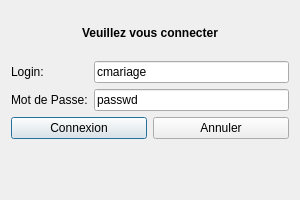
<?xml version="1.0" encoding="UTF-8"?>
<ui version="4.0">
 <class>Connexion</class>
 <widget class="QDialog" name="Connexion">
  <property name="geometry">
   <rect>
    <x>0</x>
    <y>0</y>
    <width>300</width>
    <height>200</height>
   </rect>
  </property>
  <property name="minimumSize">
   <size>
    <width>300</width>
    <height>200</height>
   </size>
  </property>
  <property name="maximumSize">
   <size>
    <width>300</width>
    <height>200</height>
   </size>
  </property>
  <property name="windowTitle">
   <string>Ldc Connexion</string>
  </property>
  <layout class="QVBoxLayout" name="verticalLayout_2">
   <item>
    <layout class="QVBoxLayout" name="verticalLayout">
     <item>
      <layout class="QHBoxLayout" name="horizontalLayout">
       <item>
        <spacer name="horizontalSpacer">
         <property name="orientation">
          <enum>Qt::Horizontal</enum>
         </property>
         <property name="sizeHint" stdset="0">
          <size>
           <width>40</width>
           <height>20</height>
          </size>
         </property>
        </spacer>
       </item>
       <item>
        <widget class="QLabel" name="label">
         <property name="font">
          <font>
           <weight>75</weight>
           <italic>false</italic>
           <bold>true</bold>
          </font>
         </property>
         <property name="text">
          <string>Veuillez vous connecter</string>
         </property>
        </widget>
       </item>
       <item>
        <spacer name="horizontalSpacer_2">
         <property name="orientation">
          <enum>Qt::Horizontal</enum>
         </property>
         <property name="sizeHint" stdset="0">
          <size>
           <width>40</width>
           <height>20</height>
          </size>
         </property>
        </spacer>
       </item>
      </layout>
     </item>
     <item>
      <layout class="QGridLayout" name="gridLayout">
       <item row="0" column="0">
        <widget class="QLabel" name="label_2">
         <property name="text">
          <string>Login:</string>
         </property>
        </widget>
       </item>
       <item row="0" column="1">
        <widget class="QLineEdit" name="lineEditLogin">
         <property name="text">
          <string>cmariage</string>
         </property>
        </widget>
       </item>
       <item row="1" column="0">
        <widget class="QLabel" name="label_3">
         <property name="text">
          <string>Mot de Passe:</string>
         </property>
        </widget>
       </item>
       <item row="1" column="1">
        <widget class="QLineEdit" name="lineEditMdp">
         <property name="text">
          <string>passwd</string>
         </property>
        </widget>
       </item>
      </layout>
     </item>
     <item>
      <layout class="QHBoxLayout" name="horizontalLayout_2">
       <item>
        <widget class="QPushButton" name="pushButtonConnexion">
         <property name="text">
          <string>Connexion</string>
         </property>
        </widget>
       </item>
       <item>
        <widget class="QPushButton" name="pushButtonAnnulConnexion">
         <property name="text">
          <string>Annuler</string>
         </property>
        </widget>
       </item>
      </layout>
     </item>
     <item>
      <widget class="QLabel" name="labelInfoConnexion">
       <property name="text">
        <string/>
       </property>
       <property name="alignment">
        <set>Qt::AlignCenter</set>
       </property>
      </widget>
     </item>
    </layout>
   </item>
  </layout>
 </widget>
 <resources/>
 <connections/>
</ui>
